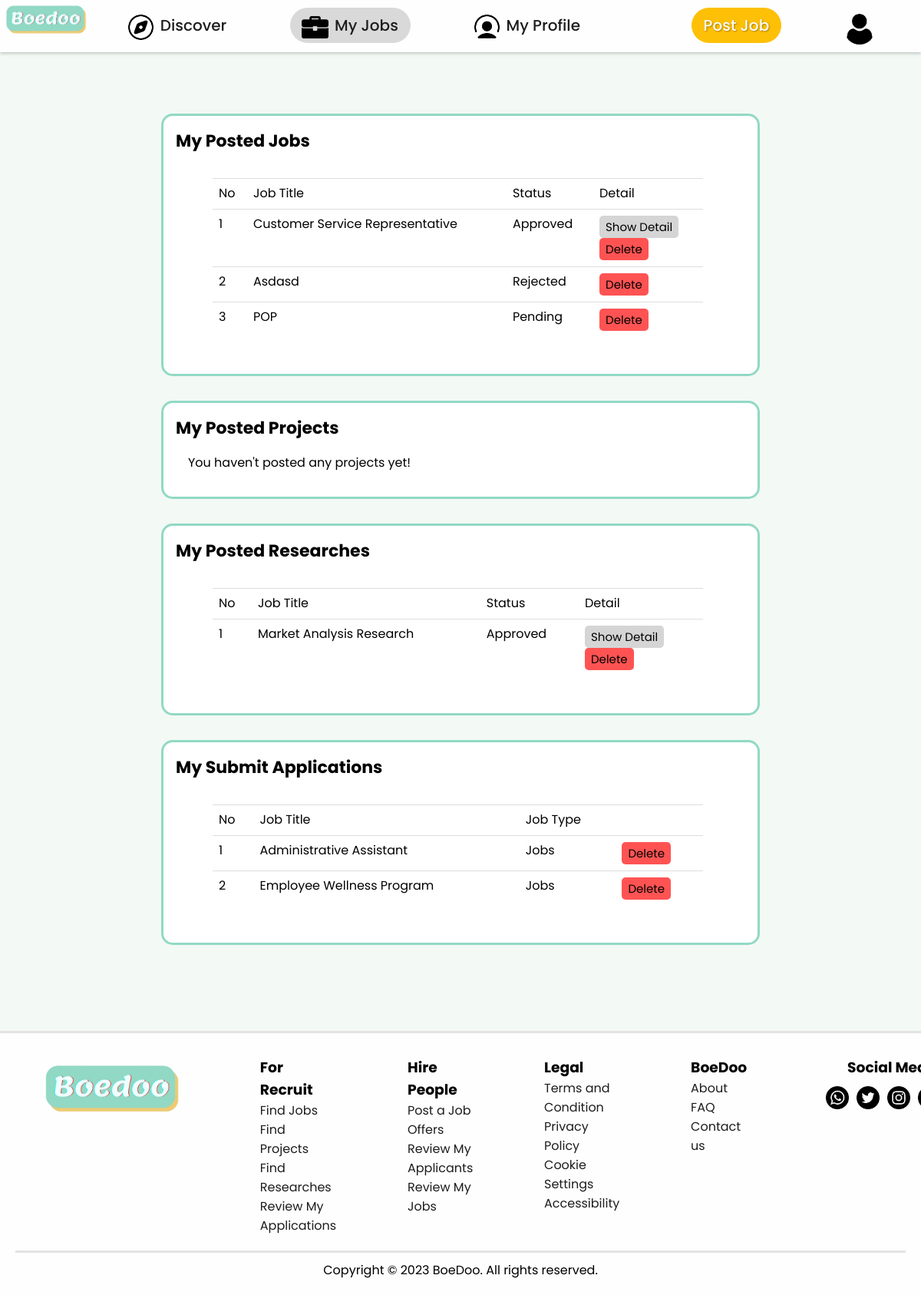
The app's page /public/my_jobs.php (signed in) with its own data.
### tables this page shows
CREATE TABLE `certifications` (
  `id` int(11) NOT NULL,
  `title` varchar(255) DEFAULT NULL,
  `description` text DEFAULT NULL,
  `certif_file` varchar(255) DEFAULT NULL,
  `profiles_id` int(11) DEFAULT NULL
);

CREATE TABLE `jobs` (
  `id` int(11) NOT NULL,
  `title` varchar(255) DEFAULT NULL,
  `wage` varchar(255) DEFAULT NULL,
  `duration_in_day` varchar(255) DEFAULT NULL,
  `industry` varchar(255) DEFAULT NULL,
  `working_type` varchar(255) DEFAULT NULL,
  `employee_level` varchar(255) DEFAULT NULL,
  `job_desc` text DEFAULT NULL,
  `job_type` varchar(255) DEFAULT NULL,
  `posted_date` date DEFAULT NULL,
  `employer_id` int(11) NOT NULL,
  `status` varchar(255) NOT NULL,
  `admin_id` int(11) DEFAULT NULL
);

### controllers/user-data.php (called while the page is built, shortened)
<?php
$user_id = $_SESSION['user_id'] ?? "";
$result_profiles = mysqli_query($conn, "SELECT * FROM profiles WHERE user_id = '$user_id'");
$row_profiles = mysqli_fetch_assoc($result_profiles);
$profiles_id = $row_profiles['id'] ?? "";
$result_certif = mysqli_query($conn, "SELECT * FROM certifications WHERE profiles_id = '$profiles_id'");
?>

### public/my_jobs.php (the view, shortened to what this page needs)
<?php
require '../controllers/config.php';
require '../controllers/user-data.php';
?>
<!DOCTYPE html>
<html lang="en">
<head>
  <link rel="stylesheet" href="../views/css/myjobs.css" />
</head>
<body>
  <?php include 'object/navbar.php' ?>
  <div class="content">
    <div class="colomn">
      <h3>My Posted Jobs</h3>
      <div class="column-in">
        <?php
        $jobs_list = mysqli_query(
          $conn,
          "SELECT id, title, status, job_type FROM jobs WHERE job_type = 'jobs' AND employer_id = '$user_id'"
        );
        if ($jobs_list->num_rows > 0) {
          ?>
          <form method="post">
            <?php
            $i = 1;
            ?>
            <table id="submitted-table">
              <tr>
                <td>No</td>
                <td>Job Title</td>
                <td>Status</td>
                <td>Detail</td>
              </tr>
              <?php
              foreach ($jobs_list as $row_list) {
                $job_title = $row_list['title'];
                $status = $row_list['status'];
                ?>
                <tr>
                  <td>
                    <?php echo "$i"; ?>
                  </td>
                  <td>
                    <?php echo "$job_title"; ?>
                  </td>
                  <td>
                    <?php echo "$status"; ?>
                  </td>
                  <td>
                    <?php
                    if ($row_list['status'] === "Approved") {
                      ?>
                      <button id="show_details">Show Detail</button>
                      <button id="hapus" type="submit" name="delete_jobs"
                        onclick='return confirm("Are you sure you want to delete your job?");'>Delete</button>
                      <?php
                    } else {
                      ?>
                      <button id="hapus" type="submit" name="delete_jobs"
                        onclick='return confirm("Are you sure you want to delete your job?");'>Delete</button>
                      <?php
                    }
                    ?>
                  </td>
                </tr>
                <?php
                $i++;
              }
              ?>
            </table>
          </form>
          <?php
        } else if ($jobs_list->num_rows <= 0) {
          echo "<p>You haven't posted any jobs yet!</p>";
        }
            ?>
      </div>
    </div>
    <div class="colomn">
      <h3>My Posted Projects</h3>
      <div class="column-in">
        <?php
        $jobs_list = mysqli_query(
          $conn,
          "SELECT id, title, status, job_type FROM jobs WHERE job_type = 'projects' AND employer_id = '$user_id'"
        );
        if ($jobs_list->num_rows > 0) {
          ?>
          <form method="post">
            <?php
            $i = 1;
            ?>
            <table id="submitted-table">
              <tr>
                <td>No</td>
                <td>Job Title</td>
                <td>Status</td>
                <td>Detail</td>
              </tr>
              <?php
              foreach ($jobs_list as $row_list) {
                $job_title = $row_list['title'];
                $job_id = $row_list['id'];
                $status = $row_list['status'];
                $job_type = $row_list['job_type'];
                ?>
                <input type="hidden" id="job_id2" value="<?php echo $job_id ?>">
                <tr>
                  <td>
                    <?php echo "$i"; ?>
                  </td>
                  <td>
                    <?php echo "$job_title"; ?>
                  </td>
                  <td>
                    <?php echo "$status"; ?>
                  </td>
                  <td>
                    <?php
                    if ($row_list['status'] === "Approved") {
                      ?>
                      <button id="show_details2">Show Detail</button>
                      <script>
                        $(document).ready(function () {
                          $('#show_details2').on('click', function (e) {
                            e.preventDefault();
                            var job_id = $('#job_id2').val();
                            $.ajax({
                              url: '../controllers/get_applicants.php',
                              method: 'POST',
                              data: {
                                job_id: job_id
                              },
                              success: function (response) {
                                $('#showAppli2').html(response);
                              },
                              error: function (xhr, status, error) {
                                console.log(xhr.responseText);
                              }
                            });
                          });
                          $("#show_details2").click(function () {
                            // Show or hide the mini profile depending on its current visibility
                            if ($("#showAppli2").is(":visible")) {
                              $("#showAppli2").hide(200);
                            } else {
                              $("#showAppli2").show(200);
                            }
                          });
                        });
                      </script>
                      <div id="showAppli2"></div>
                      <?php
                    }
                    ?>
                    <button id="hapus" type="submit" name="delete_projects"
                      onclick='return confirm("Are you sure you want to delete your job?");'>Delete</button>
                  </td>
                </tr>
                <?php
                $i++;
              }
              ?>
            </table>
          </form>
          <?php
        } else if ($jobs_list->num_rows <= 0) {
          echo "<p>You haven't posted any projects yet!</p>";
        }
            ?>
      </div>
    </div>
    <div class="colomn">
      <h3>My Posted Researches</h3>
      <div class="column-in">
        <?php
        $jobs_list = mysqli_query(
          $conn,
          "SELECT id, title, status, job_type FROM jobs WHERE job_type = 'research' AND employer_id = '$user_id'"
        );
        if ($jobs_list->num_rows > 0) {
          ?>
          <form method="post">
            <?php
            $i = 1;
            ?>
            <table id="submitted-table">
              <tr>
                <td>No</td>
                <td>Job Title</td>
                <td>Status</td>
                <td>Detail</td>
              </tr>
              <?php
              foreach ($jobs_list as $row_list) {
                $job_title = $row_list['title'];
                $status = $row_list['status'];
                ?>
                <tr>
                  <td>
                    <?php echo "$i"; ?>
                  </td>
                  <td>
                    <?php echo "$job_title"; ?>
                  </td>
                  <td>
                    <?php echo "$status"; ?>
                  </td>
                  <td>
                    <?php
                    if ($row_list['status'] === "Approved") {
                      ?>
                      <button id="show_details3">Show Detail</button>
                      </div>
                      <?php
                    }
                    ?>
                    <button id="hapus" type="submit" name="delete_research"
                      onclick='return confirm("Are you sure you want to delete your job?");'>Delete</button>
                <?php
                $i++;
              }
              ?>
          <?php
        } else if ($jobs_list->num_rows <= 0) {
          echo "<p>You haven't posted any researches yet!</p>";
        }
            ?>
      </div>
    </div>
    <div class="colomn">
      <h3 id="applications-row">My Submit Applications</h3>
      <div class="column-in">
        <?php
        $jobs_list = mysqli_query(
          $conn,
          "SELECT j.id, j.title, j.job_type
        FROM apply a
        JOIN jobs j ON a.job_id = j.id
        JOIN users u ON j.employer_id = u.id
        WHERE employees_id = '$user_id'"
        );
        if ($jobs_list->num_rows > 0) {
          ?>
          <form method="post">
            <?php
            $i = 1;
            ?>
            <table id="submitted-table">
              <tr>
                <td>No</td>
                <td>Job Title</td>
                <td>Job Type</td>
                <td></td>
              </tr>
              <?php
              foreach ($jobs_list as $row_list) {
                $job_type = $row_list['job_type'];
                $job_title = $row_list['title'];
                ?>
                <tr>
                  <td>
                    <?php echo $i; ?>
                  </td>
                  <td>
                    <?php echo $job_title; ?>
                  </td>
                  <td>
                    <?php echo ucwords($job_type); ?>
                  </td>
                  <td>
                    <button id="hapus" type="submit" name="delete_submissions"
                      onclick='return confirm("Are you sure you want to delete your submissions?");'>Delete</button>
                  </td>
                </tr>
                <?php
                $i++;
              } ?>
            </table>
          </form>
          <?php
        } else if ($jobs_list->num_rows <= 0) {
          echo "<p>You haven't submitted any applications yet!</p>";
        }
            ?>
      </div>
    </div>
  <?php include 'object/footer.php' ?>
</body>
</html>

### views/css/myjobs.css (style rules this page uses)
.content { margin: 3rem; padding: 2rem; text-align: center; }
.colomn { margin: auto; width: 75%; background-color: #ffffff; border: 3px solid #91d9c5; border-radius: 15px; padding: 1rem; margin-bottom: 2rem; }
.colomn h3 { text-align: left; font-size: 22px; }
.colomn p { text-align: left; }
.column-in { text-align: left; margin: 1rem; }
.column-in button { padding: 3px 8px 3px 8px; font-size: 15px; border: none; background-color: #d5d5d5; border-radius: 5px; }
button { cursor: pointer; transition: 0.2s ease-in-out; }
#hapus { font-size: 15px; border: none; background-color: #ff0101ac; border-radius: 5px; transition: 0.2s ease-in-out; }
table { border-collapse: collapse; background-color: transparent; margin: 2rem; }
tr { display: table-row; vertical-align: inherit; border-color: inherit; }
table { border-collapse: collapse; width: 90%; }
table > thead > tr > td, table > tbody > tr > td, table > tfoot > tr > td { padding: 8px; line-height: 1.42857143; vertical-align: top; border-top: 1px solid #ddd; }

### views/css/template/root.css (style rules this page uses)
:root { --whitebg-color: #f5f5f7; --white-color: rgb(254, 254, 254, 0.975); --black-color: #1d1d1f; --boedoo-color: #6bccb1; --boedoo1-color: #91d9c5; --grey-color: #333; --navbar-hover-focus-color: #d9d9d9; --close-hover-color:rgb(182, 2, 2); --body-color:#f3f9f4; --yellow-color: #fec006; --sideprofile-color: #cccccc94; }

### views/css/template/html.css (style rules this page uses)
* { margin: 0; padding: 0; font-family: "Poppins", sans-serif; box-sizing: border-box; scroll-behavior: smooth; }
body { background-color: var(--body-color); min-height: 100vh; display: flex; flex-direction: column; }

### records on screen
jobs: title "Customer Service Representative", status "Approved", shows "Show Detail"
jobs: title "Asdasd", status "Rejected", shows "Delete"
jobs: title "POP", status "Pending", shows "Delete"
jobs: title "Market Analysis Research", status "Approved", shows "Show Detail"
jobs: title "Administrative Assistant", job_type "Jobs"
jobs: title "Employee Wellness Program", job_type "Jobs"
